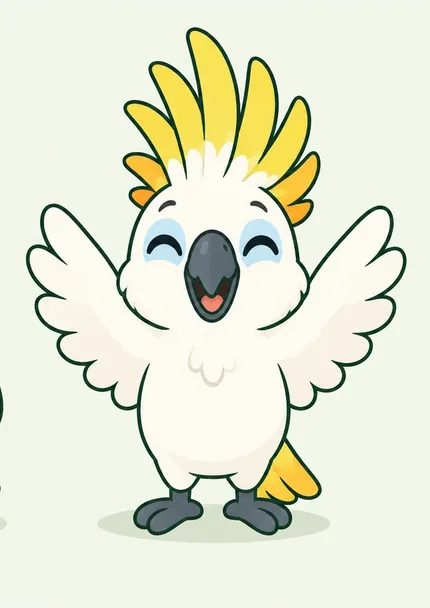
#> input picture design/rig/reference/kakadu-cheer.webp, 430 x 608 px
$ python prep.py ../../reference/kakadu-cheer.webp ../../reference/kakadu-happy.webp 1.0 1.0
#> lines starting #> are read from the running program, lines starting #| are printed output that depends on the picture
"""Put a model sheet into setup space for tracing: resample it so 1 px is 0.5 rig unit, with the feet of the neutral
drawing on the line the part sheets stand on (y 534 px, 257 units: ground y 250 runs through the feet), 608 px tall.
Pip's sheet is already this way; the other birds' sheets are larger, and each bird is scaled so the top of its
head stands as high above its feet as Pip's (about 198 units), whatever its crest does.
The sheet gets PAD px of background either side, so a crop can run past its edges.
Usage: python3 -I prep.py sheet.webp out.png scale feet_y      (scale: output px per sheet px; feet_y in sheet px)"""
import sys
from PIL import Image
PAD = 60
src, out, scale, feet = sys.argv[1], sys.argv[2], float(sys.argv[3]), float(sys.argv[4])
im = Image.open(src).convert('RGB')
#> im is the input picture: PIL image 430x608 RGB; mean R, G, B 228.3, 230.8, 210.7
big = im.resize((round(im.width * scale), round(im.height * scale)), Image.LANCZOS)
bg = im.getpixel((8, 8))
#> bg = (242, 246, 235)
canvas = Image.new('RGB', (big.width + 2 * PAD, 608), bg)
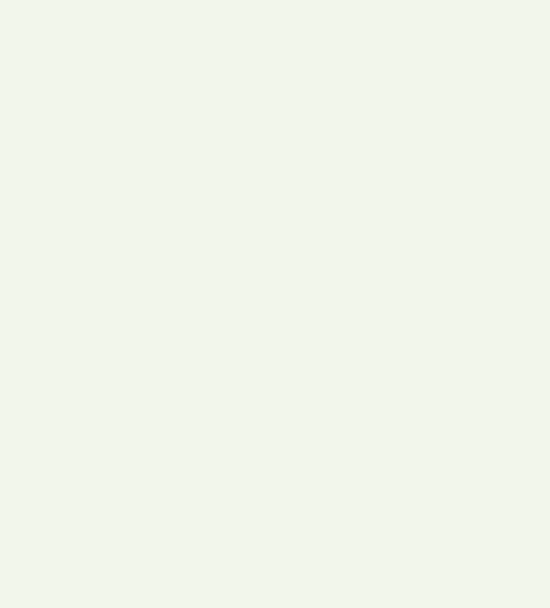
#> canvas: PIL image 550x608 RGB; mean R, G, B 242, 246, 235
canvas.paste(big, (PAD, round(534 - feet * scale)))
canvas.save(out)
print(out, canvas.size, 'sheet px -> units: x', round(0.5 * scale, 4), 'per px')
#| ../../reference/kakadu-happy.webp (550, 608) sheet px -> units: x 0.5 per px
